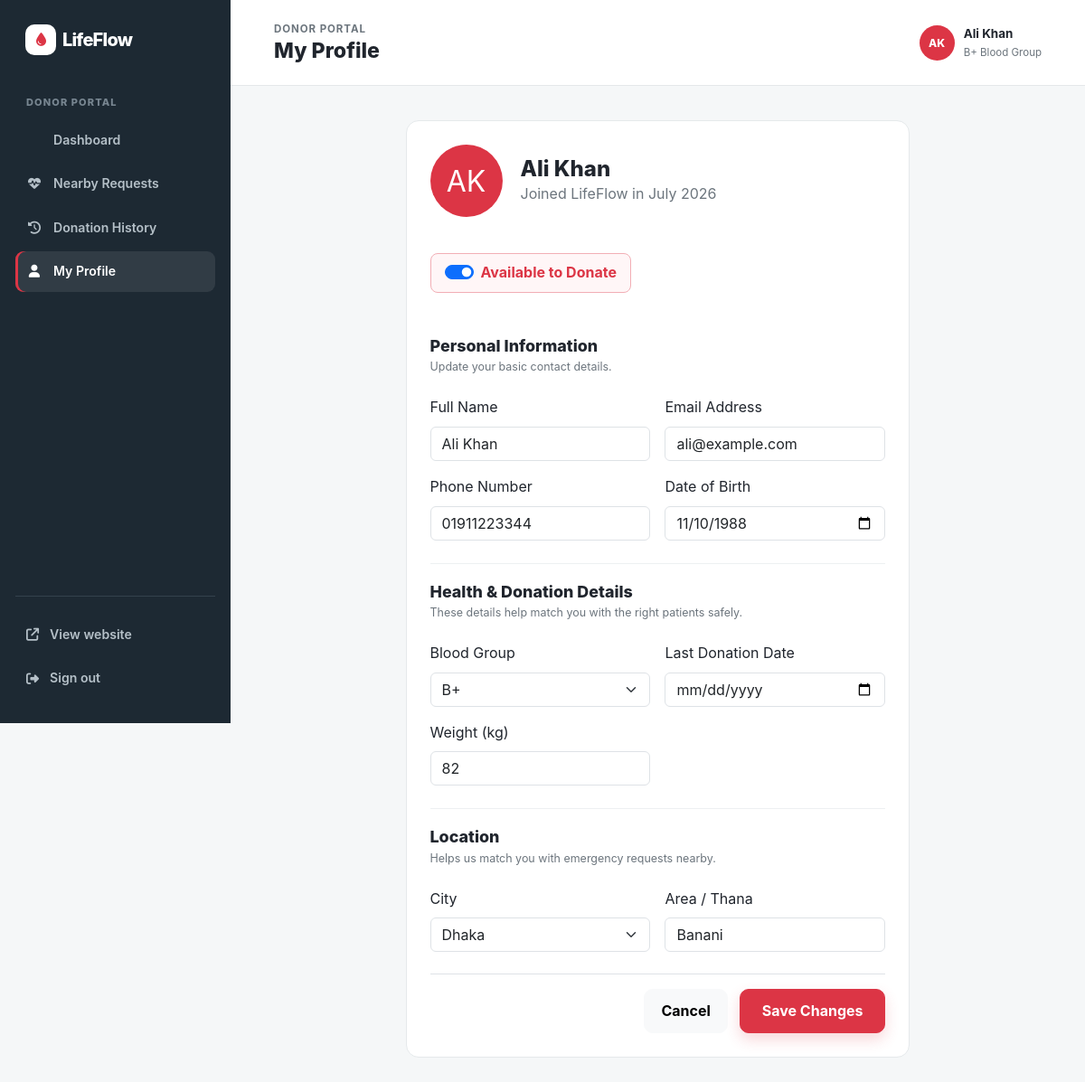
/donor/profile.php (signed in), run on the app's committed database.
### tables this page shows
CREATE TABLE donors (
    id INT AUTO_INCREMENT PRIMARY KEY,
    full_name VARCHAR(100) NOT NULL,
    phone VARCHAR(20) NOT NULL,
    email VARCHAR(100) NOT NULL UNIQUE,
    dob DATE NOT NULL,
    blood_group VARCHAR(5) NOT NULL,
    weight INT NOT NULL CHECK (weight >= 50),
    last_donation DATE,
    health_notes TEXT,
    city VARCHAR(50) NOT NULL,
    area VARCHAR(50) NOT NULL,
    availability_status VARCHAR(20) DEFAULT 'Available',
    password VARCHAR(255) NOT NULL,
    created_at TIMESTAMP DEFAULT CURRENT_TIMESTAMP,
    CHECK (blood_group IN ('A+', 'A-', 'B+', 'B-', 'AB+', 'AB-', 'O+', 'O-'))
);

### donor/profile.php (the view, shortened to what this page needs)
<?php
require_once '../includes/db.php';
$donorId = $_SESSION['donor_id'];
$stmt = $pdo->prepare("SELECT * FROM donors WHERE id = ?");
$stmt->execute([$donorId]);
$donor = $stmt->fetch(PDO::FETCH_ASSOC);
$donorName = $donor['full_name'];
$initials = strtoupper(substr($donorName, 0, 1));
$parts = explode(' ', $donorName);
if (count($parts) > 1) {
    $initials = strtoupper(substr($parts[0], 0, 1) . substr($parts[count($parts)-1], 0, 1));
}
?>
<!doctype html>
<html lang="en">
<head>
    <link href="https://cdn.jsdelivr.net/npm/bootstrap@5.3.3/dist/css/bootstrap.min.css" rel="stylesheet">
    <link href="https://cdnjs.cloudflare.com/ajax/libs/font-awesome/6.5.2/css/all.min.css" rel="stylesheet">
    <link href="../assets/css/main.css" rel="stylesheet">
    <link href="../assets/css/donor-dashboard.css" rel="stylesheet">
</head>
<body class="donor-dashboard-page">
    <div class="donor-shell">
        <aside class="donor-sidebar" id="donorSidebar">
            <a class="donor-sidebar-brand" href="dashboard.php">
                <span class="brand-mark"><i class="fa-solid fa-droplet"></i></span><span>LifeFlow</span>
            </a>
            <p class="donor-sidebar-label">Donor Portal</p>
            <nav class="donor-menu" aria-label="Donor navigation">
                <a href="dashboard.php"><i class="fa-solid fa-grid-2"></i> Dashboard</a>
                <a href="nearby-requests.php"><i class="fa-solid fa-heart-pulse"></i> Nearby Requests</a>
                <a href="donation-history.php"><i class="fa-solid fa-clock-rotate-left"></i> Donation History</a>
                <a class="active" href="profile.php"><i class="fa-solid fa-user"></i> My Profile</a>
            </nav>
            <div class="donor-sidebar-bottom">
                <a href="../index.html"><i class="fa-solid fa-arrow-up-right-from-square"></i> View website</a>
                <a href="logout.php"><i class="fa-solid fa-right-from-bracket"></i> Sign out</a>
            </div>
        </aside>
        <div class="donor-main">
            <header class="donor-topbar">
                <div>
                    <p class="donor-eyebrow">Donor portal</p>
                    <h1>My Profile</h1>
                </div>
                <div class="donor-profile">
                    <span class="donor-profile-avatar"><?= htmlspecialchars($initials) ?></span>
                    <div>
                        <strong><?= htmlspecialchars($donorName) ?></strong>
                        <small><?= htmlspecialchars($donor['blood_group']) ?> Blood Group</small>
                    </div>
                </div>
            </header>
            <main class="donor-content">
                <div class="row justify-content-center">
                    <div class="col-lg-10 col-xl-8">
                        <article class="donor-panel">
                            <div class="profile-header">
                                <div class="profile-header-avatar">
                                    <?= htmlspecialchars($initials) ?>
                                </div>
                                <div>
                                    <h2><?= htmlspecialchars($donorName) ?></h2>
                                    <p>Joined LifeFlow in <?= date('F Y', strtotime($donor['created_at'])) ?></p>
                                </div>
                            </div>
                            <form method="POST" action="profile.php">
                                <div class="availability-switch mb-4">
                                    <div class="form-check form-switch m-0">
                                        <input class="form-check-input" type="checkbox" name="availability_status" role="switch" id="availabilitySwitch" <?= strtolower($donor['availability_status']) === 'available' ? 'checked' : '' ?>>
                                        <label class="form-check-label fw-bold <?= strtolower($donor['availability_status']) === 'available' ? 'text-danger' : 'text-secondary' ?>" for="availabilitySwitch"><?= strtolower($donor['availability_status']) === 'available' ? 'Available to Donate' : 'Currently Unavailable' ?></label>
                                    </div>
                                </div>
                                <div class="donor-panel-heading mt-4">
                                    <div>
                                        <h2>Personal Information</h2>
                                        <p>Update your basic contact details.</p>
                                    </div>
                                </div>
                                <div class="row g-3">
                                    <div class="col-md-6">
                                        <label for="fullName" class="form-label">Full Name</label>
                                        <input type="text" class="form-control" name="full_name" id="fullName" value="<?= htmlspecialchars($donor['full_name']) ?>" required>
                                    </div>
                                    <div class="col-md-6">
                                        <label for="email" class="form-label">Email Address</label>
                                        <input type="email" class="form-control" name="email" id="email" value="<?= htmlspecialchars($donor['email']) ?>" required>
                                    </div>
                                    <div class="col-md-6">
                                        <label for="phone" class="form-label">Phone Number</label>
                                        <input type="tel" class="form-control" name="phone" id="phone" value="<?= htmlspecialchars($donor['phone']) ?>" required>
                                    </div>
                                    <div class="col-md-6">
                                        <label for="dob" class="form-label">Date of Birth</label>
                                        <input type="date" class="form-control" name="dob" id="dob" value="<?= htmlspecialchars($donor['dob'] ?? '') ?>" required>
                                    </div>
                                </div>
                                <div class="form-section">
                                    <div class="donor-panel-heading">
                                        <div>
                                            <h2>Health & Donation Details</h2>
                                            <p>These details help match you with the right patients safely.</p>
                                        </div>
                                    </div>
                                    <div class="row g-3">
                                        <div class="col-md-6">
                                            <label for="bloodGroup" class="form-label">Blood Group</label>
                                            <select class="form-select" name="blood_group" id="bloodGroup" required>
                                                <?php
                                                $groups = ['A+', 'A-', 'B+', 'B-', 'AB+', 'AB-', 'O+', 'O-'];
                                                foreach ($groups as $g) {
                                                    $selected = $donor['blood_group'] === $g ? 'selected' : '';
                                                    echo "<option value=\"$g\" $selected>$g</option>";
                                                }
                                                ?>
                                            </select>
                                        </div>
                                        <div class="col-md-6">
                                            <label for="lastDonation" class="form-label">Last Donation Date</label>
                                            <input type="date" class="form-control" name="last_donation" id="lastDonation" value="<?= !empty($donor['last_donation']) ? htmlspecialchars(date('Y-m-d', strtotime($donor['last_donation']))) : '' ?>">
                                        </div>
                                        <div class="col-md-6">
                                            <label for="weight" class="form-label">Weight (kg)</label>
                                            <input type="number" class="form-control" name="weight" id="weight" value="<?= htmlspecialchars($donor['weight']) ?>" required>
                                        </div>
                                    </div>
                                </div>
                                <div class="form-section">
                                    <div class="donor-panel-heading">
                                        <div>
                                            <h2>Location</h2>
                                            <p>Helps us match you with emergency requests nearby.</p>
                                        </div>
                                    </div>
                                    <div class="row g-3">
                                        <div class="col-md-6">
                                            <label for="city" class="form-label">City</label>
                                            <select class="form-select" name="city" id="city" required>
                                                <option value="Dhaka" <?= $donor['city'] === 'Dhaka' ? 'selected' : '' ?>>Dhaka</option>
                                            </select>
                                        </div>
                                        <div class="col-md-6">
                                            <label for="area" class="form-label">Area / Thana</label>
                                            <input type="text" class="form-control" name="area" id="area" value="<?= htmlspecialchars($donor['area']) ?>" required>
                                        </div>
                                    </div>
                                </div>
                                <div class="mt-4 pt-3 text-end border-top">
                                    <a href="dashboard.php" class="btn btn-light me-2">Cancel</a>
                                    <button type="submit" class="btn btn-danger px-4">Save Changes</button>
                                </div>
                            </form>
                        </article>
                    </div>
                </div>
            </main>
        </div>
    </div>
</body>
</html>

### assets/css/main.css (style rules this page uses)
:root { --primary: #dc3545; --primary-dark: #b52a38; --ink: #20252d; --muted: #6c757d; --surface: #fff; --soft: #fff6f7; --line: #edf0f2; --shadow: 0 12px 30px rgba(31, 42, 55, .08); --radius: 18px }
* { box-sizing: border-box }
html { scroll-behavior: smooth }
body { margin: 0; font-family: Inter, system-ui, -apple-system, BlinkMacSystemFont, "Segoe UI", sans-serif; color: var(--ink); background: #fff; line-height: 1.6 }
.brand-mark { display: inline-grid; place-items: center; width: 34px; height: 34px; margin-right: 7px; border-radius: 10px; color: #fff; background: var(--primary); font-size: .92rem }
.btn { border-radius: 10px; font-weight: 700; padding: .7rem 1.15rem; transition: transform .2s, box-shadow .2s }
.btn-danger { background: var(--primary); border-color: var(--primary); box-shadow: 0 7px 16px rgba(220, 53, 69, .2) }

### assets/css/donor-dashboard.css (style rules this page uses)
.donor-dashboard-page { background: #f5f7f8; }
.donor-shell { display: flex; min-height: 100vh; }
.donor-sidebar { position: fixed; z-index: 10; display: flex; flex-direction: column; width: 255px; height: 100vh; padding: 27px 17px; color: #b5c0c8; background: #1d2933; }
.donor-sidebar-brand { display: inline-flex; align-items: center; margin: 0 11px 44px; color: #fff; font-size: 1.25rem; font-weight: 800; letter-spacing: -.04em; text-decoration: none; }
.donor-sidebar-brand .brand-mark { color: var(--primary); background: #fff; }
.donor-sidebar-label { margin: 0 12px 10px; color: #788691; font-size: .69rem; font-weight: 800; letter-spacing: .1em; text-transform: uppercase; }
.donor-menu { display: grid; gap: 4px; }
.donor-menu a, .donor-sidebar-bottom a { display: flex; align-items: center; gap: 12px; padding: 11px 12px; border-radius: 9px; color: #b5c0c8; font-size: .88rem; font-weight: 600; text-decoration: none; transition: .2s; }
.donor-menu a:hover, .donor-menu a.active { color: #fff; background: rgba(255, 255, 255, .09); }
.donor-menu a.active { box-shadow: inset 3px 0 0 var(--primary); }
.donor-menu i { width: 18px; text-align: center; }
.donor-sidebar-bottom { display: grid; gap: 4px; margin-top: auto; padding-top: 20px; border-top: 1px solid #34424d; }
.donor-main { width: calc(100% - 255px); margin-left: 255px; }
.donor-topbar { display: flex; align-items: center; justify-content: space-between; padding: 23px clamp(25px, 4vw, 55px); border-bottom: 1px solid #e4e8ea; background: #fff; }
.donor-eyebrow { margin: 0 0 2px; color: var(--muted); font-size: .72rem; font-weight: 700; letter-spacing: .08em; text-transform: uppercase; }
.donor-topbar h1 { margin: 0; color: var(--ink); font-size: 1.45rem; font-weight: 800; }
.donor-profile { display: flex; gap: 10px; align-items: center; }
.donor-profile-avatar { display: grid; width: 39px; height: 39px; place-items: center; border-radius: 50%; color: #fff; background: var(--primary); font-size: .75rem; font-weight: 800; }
.donor-profile strong, .donor-profile small { display: block; }
.donor-profile strong { color: var(--ink); font-size: .84rem; }
.donor-profile small { color: var(--muted); font-size: .72rem; }
.donor-content { max-width: 1550px; padding: 38px clamp(25px, 4vw, 55px) 55px; }
.donor-panel { padding: 26px; border: 1px solid #e5e9eb; border-radius: 14px; background: #fff; }
.donor-panel-heading { display: flex; align-items: start; justify-content: space-between; gap: 15px; margin-bottom: 22px; }
.donor-panel-heading h2 { margin: 0 0 3px; color: var(--ink); font-size: 1.12rem; font-weight: 800; }
.donor-panel-heading p { margin: 0; color: var(--muted); font-size: .78rem; }

### donor/profile.php (style rules this page uses)
.profile-header { display: flex; align-items: center; gap: 20px; margin-bottom: 30px; }
.profile-header-avatar { width: 80px; height: 80px; border-radius: 50%; background: var(--primary); color: #fff; font-size: 2rem; display: grid; place-items: center; }
.profile-header h2 { margin: 0; font-weight: 800; font-size: 1.5rem; color: var(--ink); }
.profile-header p { margin: 0; color: var(--muted); }
.availability-switch { margin-top: 10px; display: inline-flex; align-items: center; gap: 10px; background: var(--soft); padding: 8px 15px; border-radius: 8px; border: 1px solid #f2aeb5; }
.form-section { padding-top: 20px; margin-top: 25px; border-top: 1px solid var(--line); }

### data on the page
donors: full_name "AK", full_name "Ali Khan", blood_group "B+", created_at "July 2026", availability_status "☑", email "ali@example.com", phone "01911223344", dob "11/10/1988", weight "82", city "Dhaka", area "Banani"

### other printed values
form field blood_group "B+"
